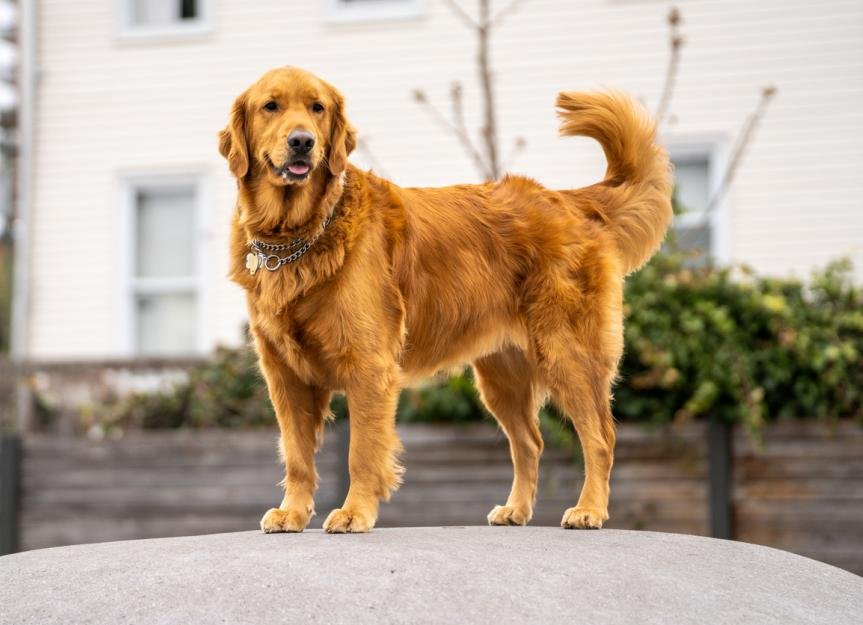
#> input picture Operations_On_Image/image.jpeg, 863 x 625 px, given in place of image.jpg, which was not available
$ python Program3.py   (older library calls are emulated)
#> lines starting #> are read from the running program, lines starting #| are printed output that depends on the picture; pictures that were not available may be replaced by others from this repository, and a replacement may not be noted
import cv2
import numpy as np
import matplotlib.pyplot as plt

# Load the image in grayscale
image = cv2.imread('image.jpg', cv2.IMREAD_GRAYSCALE)
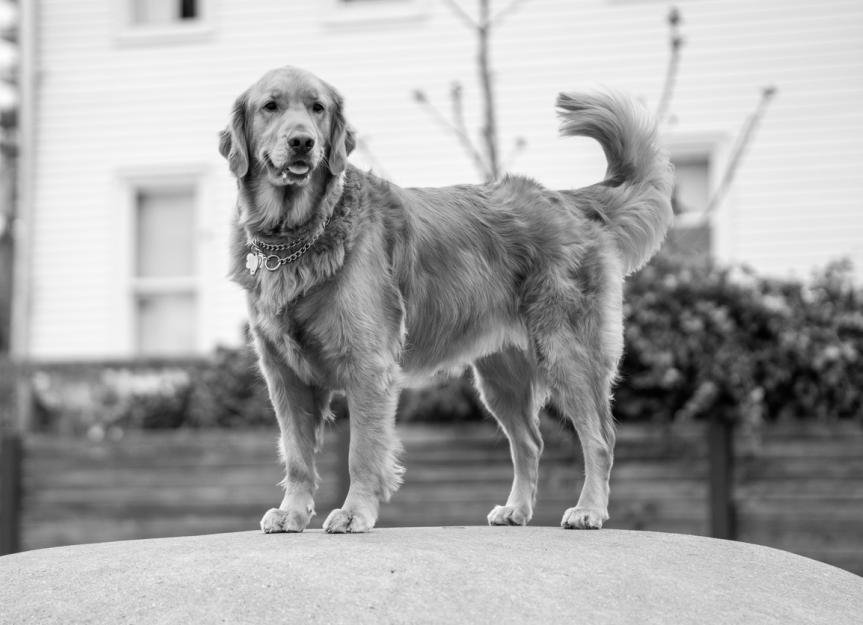
#> image: shape (625, 863); min 0, max 255, mean 166.6

# Apply Sobel Filter
sobel_x = cv2.Sobel(image, cv2.CV_64F, 1, 0, ksize=3)
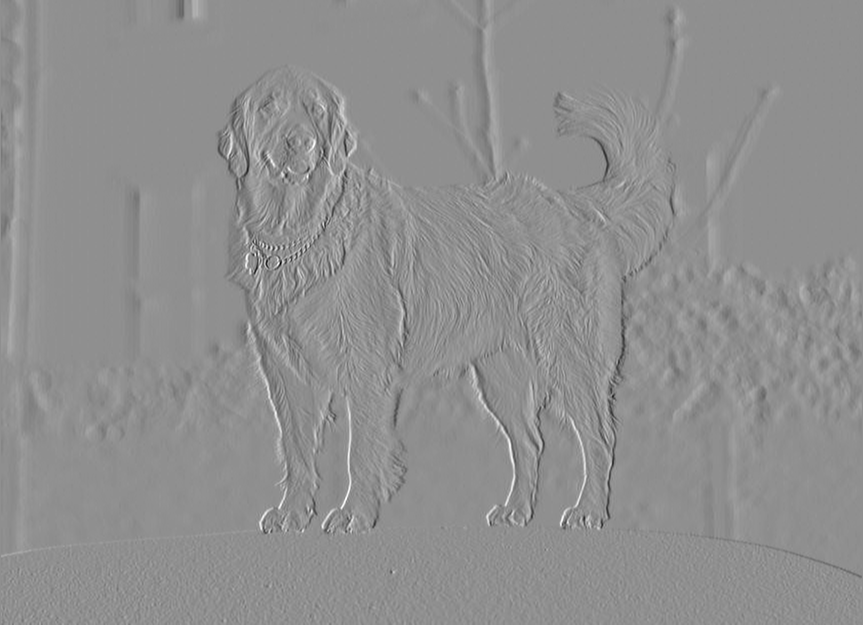
#> sobel_x: shape (625, 863) float64; min -690, max 535, mean 0.1; drawn with min black and max white
sobel_y = cv2.Sobel(image, cv2.CV_64F, 0, 1, ksize=3)
sobel_combined = cv2.magnitude(sobel_x, sobel_y)

# Apply Prewitt Filter
prewitt_x = cv2.filter2D(image, -1, np.array([[-1, 0, 1], [-1, 0, 1], [-1, 0, 1]]))
prewitt_y = cv2.filter2D(image, -1, np.array([[-1, -1, -1], [0, 0, 0], [1, 1, 1]]))
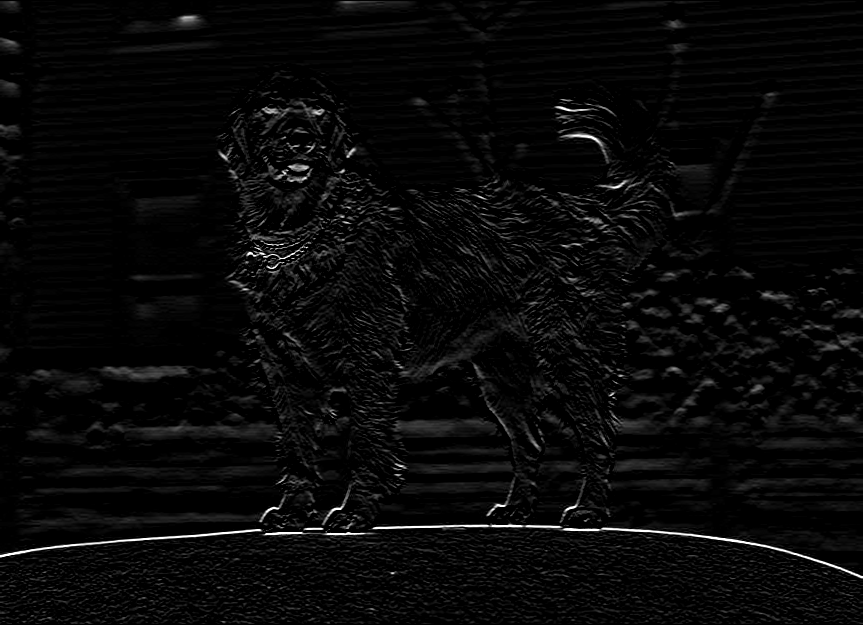
#> prewitt_y: shape (625, 863); min 0, max 255, mean 8.6
prewitt_combined = cv2.magnitude(prewitt_x.astype(np.float32), prewitt_y.astype(np.float32))
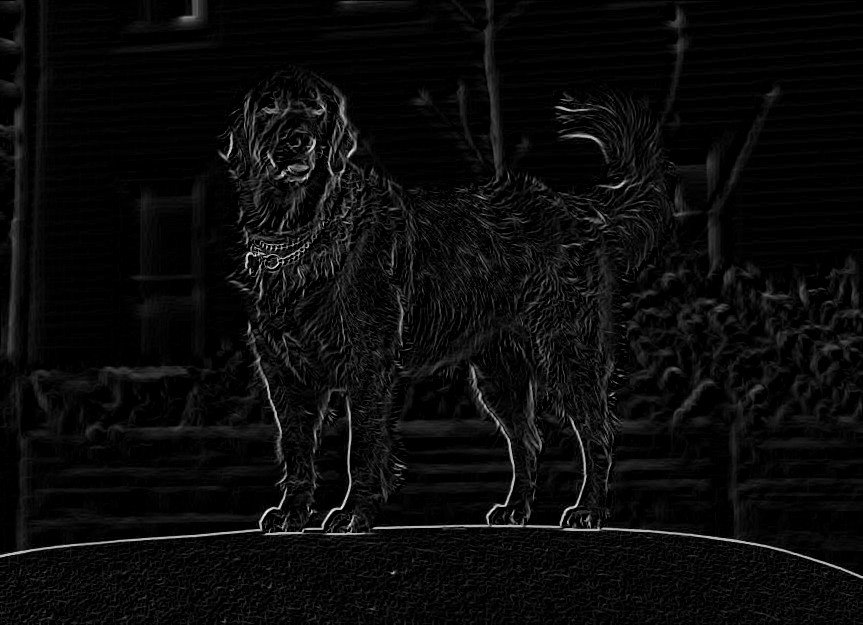
#> prewitt_combined: shape (625, 863) float32; min 0, max 358.5, mean 15.5; drawn with min black and max white

# Apply Laplacian Filter
laplacian = cv2.Laplacian(image, cv2.CV_64F)
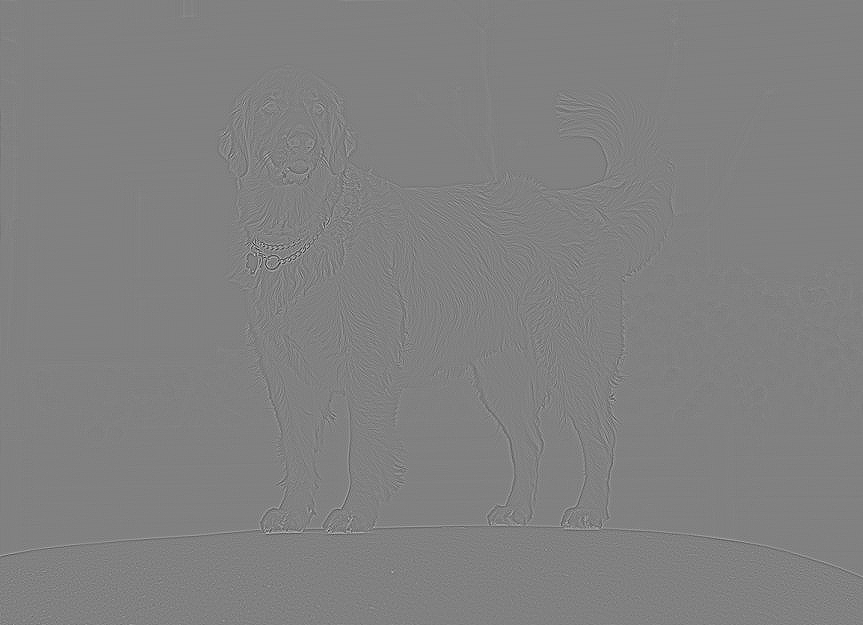
#> laplacian: shape (625, 863) float64; min -363, max 354, mean 0; drawn with min black and max white

# Apply Canny Edge Detector
canny_edges = cv2.Canny(image, 100, 200)
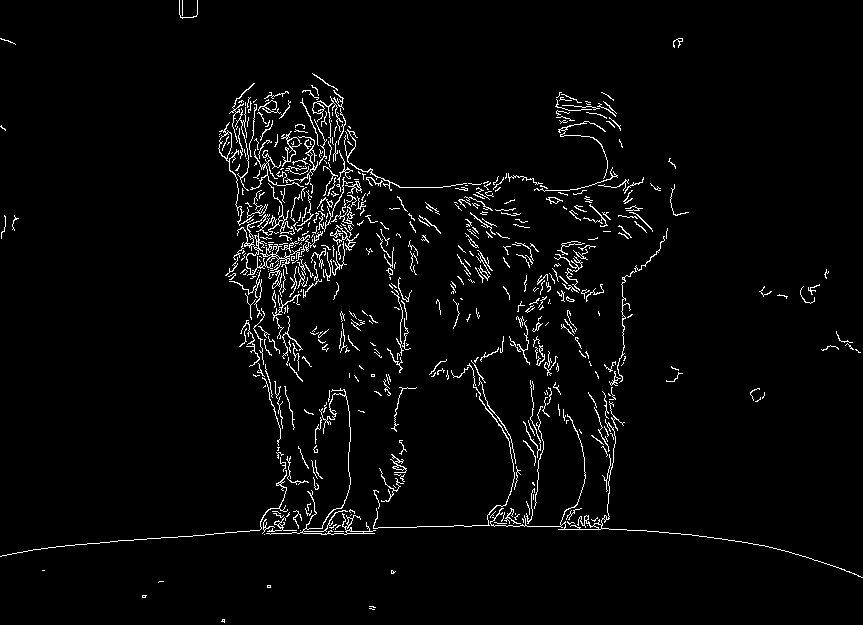
#> canny_edges: shape (625, 863); 3.2% white in thin lines or dots

# Apply Gaussian Blur
gaussian_blur = cv2.GaussianBlur(image, (5, 5), 0)

# Apply Gabor Filter
gabor_kernel = cv2.getGaborKernel((21, 21), 5, np.pi/4, 10, 0.5, 0, ktype=cv2.CV_32F)
gabor_filtered = cv2.filter2D(image, cv2.CV_8UC3, gabor_kernel)
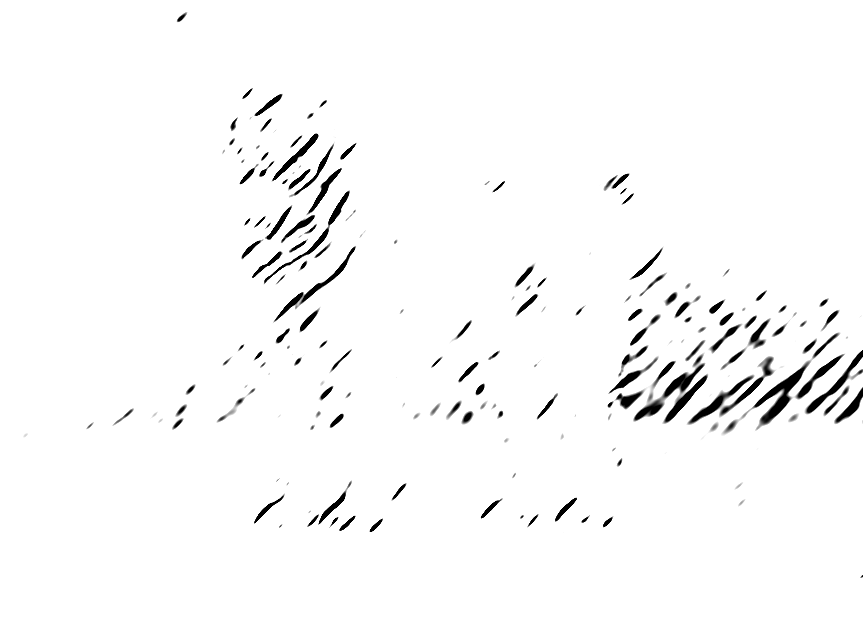
#> gabor_filtered: shape (625, 863); min 0, max 255, mean 249

# Apply Median Filter
median_blur = cv2.medianBlur(image, 5)

# Display Results
filters = [image, sobel_combined, prewitt_combined, laplacian, canny_edges,
           gaussian_blur, gabor_filtered, median_blur]
titles = ['Original', 'Sobel', 'Prewitt', 'Laplacian', 'Canny',
          'Gaussian Blur', 'Gabor Filter', 'Median Filter']

plt.figure(figsize=(12, 8))
for i in range(len(filters)):
    plt.subplot(3, 3, i + 1)
    plt.imshow(filters[i], cmap='gray')
    plt.title(titles[i])
    plt.axis('off')
#> this loop made 8 passes
plt.tight_layout()
plt.show()
